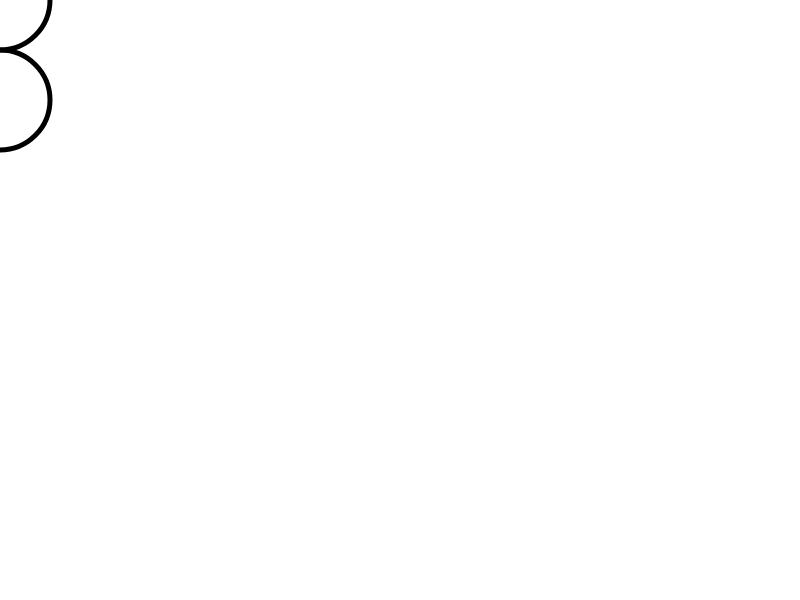
Frame 1 (no input)
Frame 60 (no input): identical to frame 1, image omitted
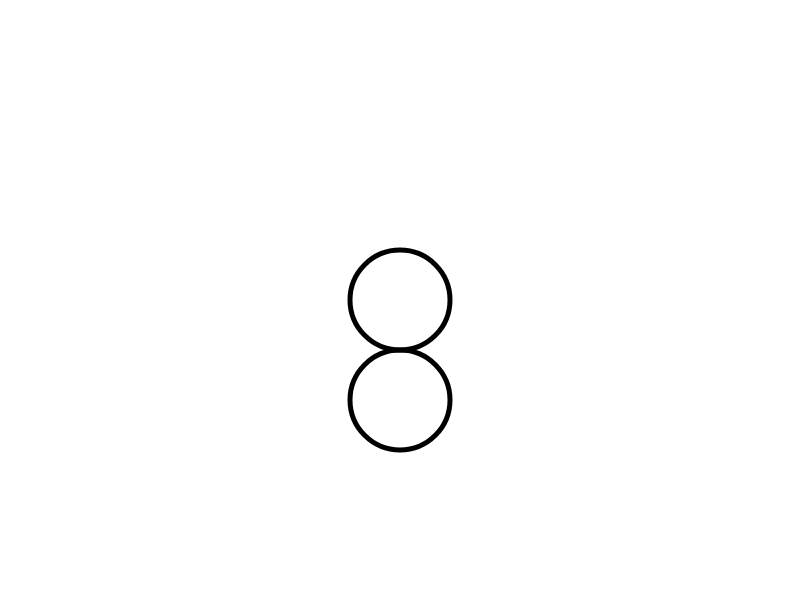
Frame 120 (the mouse pressed at the canvas centre since frame 60)

The p5.js sketch that drew these frames (run headless with seeded random() and noise() and a simulated clock; from frame 60 on, the mouse is pressed at the canvas centre):

// p5.js sketch
// ── sketch.js



function setup() {

createCanvas(800, 600);
background(255);
strokeWeight(5);
noFill()






}

function draw() {
	background(255);
ellipse(mouseX,mouseY,100,100);
ellipse(mouseX,mouseY+100,100,100);

 
}
